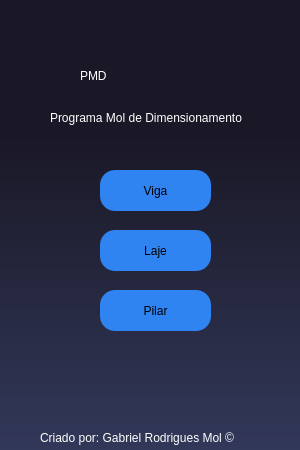
<?xml version="1.0" encoding="UTF-8"?>
<ui version="4.0">
 <class>Dialog</class>
 <widget class="QDialog" name="Dialog">
  <property name="geometry">
   <rect>
    <x>0</x>
    <y>0</y>
    <width>300</width>
    <height>450</height>
   </rect>
  </property>
  <property name="windowTitle">
   <string>Dialog</string>
  </property>
  <widget class="QWidget" name="bgwidget" native="true">
   <property name="geometry">
    <rect>
     <x>0</x>
     <y>0</y>
     <width>300</width>
     <height>450</height>
    </rect>
   </property>
   <property name="styleSheet">
    <string notr="true">QWidget#bgwidget{
background-color: qlineargradient(spread:pad, x1:0, y1:1, x2:0, y2:0.301, stop:0 rgba(50, 56, 89, 255), stop:1 rgba(26, 24, 38, 255));}</string>
   </property>
   <widget class="QLabel" name="PMD">
    <property name="geometry">
     <rect>
      <x>80</x>
      <y>50</y>
      <width>147</width>
      <height>51</height>
     </rect>
    </property>
    <property name="styleSheet">
     <string notr="true">font: 700 48pt &quot;Tahoma&quot;; color: rgb(255, 255, 255)</string>
    </property>
    <property name="text">
     <string>PMD</string>
    </property>
   </widget>
   <widget class="QLabel" name="PMD_Full">
    <property name="geometry">
     <rect>
      <x>50</x>
      <y>110</y>
      <width>204</width>
      <height>16</height>
     </rect>
    </property>
    <property name="styleSheet">
     <string notr="true">font: 10pt &quot;Tahoma&quot;; color: rgb(255, 255, 255)</string>
    </property>
    <property name="text">
     <string>Programa Mol de Dimensionamento</string>
    </property>
   </widget>
   <widget class="QPushButton" name="viga">
    <property name="geometry">
     <rect>
      <x>100</x>
      <y>170</y>
      <width>111</width>
      <height>41</height>
     </rect>
    </property>
    <property name="styleSheet">
     <string notr="true">border-radius:15px;
background-color: rgb(48, 132, 242);
font: 18pt &quot;Tahoma&quot;;</string>
    </property>
    <property name="text">
     <string>Viga</string>
    </property>
   </widget>
   <widget class="QPushButton" name="Laje">
    <property name="geometry">
     <rect>
      <x>100</x>
      <y>230</y>
      <width>111</width>
      <height>41</height>
     </rect>
    </property>
    <property name="styleSheet">
     <string notr="true">border-radius:15px;
background-color: rgb(48, 132, 242);
font: 18pt &quot;Tahoma&quot;;</string>
    </property>
    <property name="text">
     <string>Laje</string>
    </property>
   </widget>
   <widget class="QPushButton" name="Pilar">
    <property name="geometry">
     <rect>
      <x>100</x>
      <y>290</y>
      <width>111</width>
      <height>41</height>
     </rect>
    </property>
    <property name="styleSheet">
     <string notr="true">border-radius:15px;
background-color: rgb(48, 132, 242);
font: 18pt &quot;Tahoma&quot;;</string>
    </property>
    <property name="text">
     <string>Pilar</string>
    </property>
   </widget>
   <widget class="QLabel" name="PMD_Full_2">
    <property name="geometry">
     <rect>
      <x>40</x>
      <y>430</y>
      <width>210</width>
      <height>16</height>
     </rect>
    </property>
    <property name="styleSheet">
     <string notr="true">font: 10pt &quot;Tahoma&quot;; color: rgb(255, 255, 255)</string>
    </property>
    <property name="text">
     <string>Criado por: Gabriel Rodrigues Mol ©</string>
    </property>
   </widget>
  </widget>
 </widget>
 <resources/>
 <connections/>
</ui>
